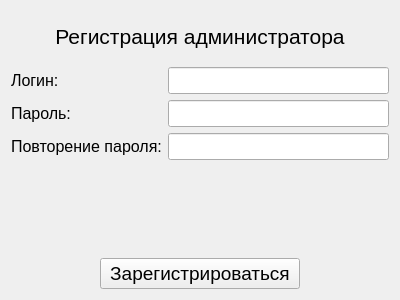
<?xml version="1.0" encoding="UTF-8"?>
<ui version="4.0">
 <class>SignUp</class>
 <widget class="QWidget" name="SignUp">
  <property name="geometry">
   <rect>
    <x>0</x>
    <y>0</y>
    <width>400</width>
    <height>300</height>
   </rect>
  </property>
  <property name="minimumSize">
   <size>
    <width>400</width>
    <height>300</height>
   </size>
  </property>
  <property name="maximumSize">
   <size>
    <width>400</width>
    <height>600</height>
   </size>
  </property>
  <property name="windowTitle">
   <string>Form</string>
  </property>
  <layout class="QGridLayout" name="gridLayout">
   <item row="6" column="0">
    <layout class="QHBoxLayout" name="horizontalLayout">
     <item>
      <spacer name="horizontalSpacer">
       <property name="orientation">
        <enum>Qt::Horizontal</enum>
       </property>
       <property name="sizeHint" stdset="0">
        <size>
         <width>40</width>
         <height>20</height>
        </size>
       </property>
      </spacer>
     </item>
     <item>
      <widget class="QPushButton" name="Registr">
       <property name="minimumSize">
        <size>
         <width>200</width>
         <height>0</height>
        </size>
       </property>
       <property name="maximumSize">
        <size>
         <width>300</width>
         <height>31</height>
        </size>
       </property>
       <property name="font">
        <font>
         <pointsize>14</pointsize>
        </font>
       </property>
       <property name="text">
        <string>Зарегистрироваться</string>
       </property>
      </widget>
     </item>
     <item>
      <spacer name="horizontalSpacer_2">
       <property name="orientation">
        <enum>Qt::Horizontal</enum>
       </property>
       <property name="sizeHint" stdset="0">
        <size>
         <width>40</width>
         <height>20</height>
        </size>
       </property>
      </spacer>
     </item>
    </layout>
   </item>
   <item row="0" column="0">
    <widget class="QLabel" name="label">
     <property name="minimumSize">
      <size>
       <width>0</width>
       <height>0</height>
      </size>
     </property>
     <property name="maximumSize">
      <size>
       <width>400</width>
       <height>50</height>
      </size>
     </property>
     <property name="font">
      <font>
       <pointsize>16</pointsize>
      </font>
     </property>
     <property name="text">
      <string>Регистрация администратора</string>
     </property>
     <property name="alignment">
      <set>Qt::AlignCenter</set>
     </property>
    </widget>
   </item>
   <item row="5" column="0">
    <widget class="QLabel" name="label_error">
     <property name="font">
      <font>
       <pointsize>12</pointsize>
      </font>
     </property>
     <property name="styleSheet">
      <string notr="true">QLabel { color: rgb(200, 0, 0); } </string>
     </property>
     <property name="text">
      <string/>
     </property>
     <property name="alignment">
      <set>Qt::AlignCenter</set>
     </property>
    </widget>
   </item>
   <item row="3" column="0">
    <layout class="QFormLayout" name="formLayout">
     <item row="0" column="0">
      <widget class="QLabel" name="label_2">
       <property name="font">
        <font>
         <pointsize>12</pointsize>
        </font>
       </property>
       <property name="text">
        <string>Логин:</string>
       </property>
      </widget>
     </item>
     <item row="0" column="1">
      <widget class="QLineEdit" name="login">
       <property name="font">
        <font>
         <pointsize>12</pointsize>
        </font>
       </property>
      </widget>
     </item>
     <item row="1" column="0">
      <widget class="QLabel" name="label_3">
       <property name="font">
        <font>
         <pointsize>12</pointsize>
        </font>
       </property>
       <property name="text">
        <string>Пароль:</string>
       </property>
      </widget>
     </item>
     <item row="1" column="1">
      <widget class="QLineEdit" name="passw">
       <property name="font">
        <font>
         <pointsize>12</pointsize>
        </font>
       </property>
       <property name="echoMode">
        <enum>QLineEdit::Password</enum>
       </property>
      </widget>
     </item>
     <item row="2" column="0">
      <widget class="QLabel" name="label_4">
       <property name="font">
        <font>
         <pointsize>12</pointsize>
        </font>
       </property>
       <property name="text">
        <string>Повторение пароля:</string>
       </property>
      </widget>
     </item>
     <item row="2" column="1">
      <widget class="QLineEdit" name="repeat">
       <property name="font">
        <font>
         <pointsize>12</pointsize>
        </font>
       </property>
       <property name="echoMode">
        <enum>QLineEdit::Password</enum>
       </property>
      </widget>
     </item>
    </layout>
   </item>
  </layout>
 </widget>
 <resources/>
 <connections/>
</ui>
